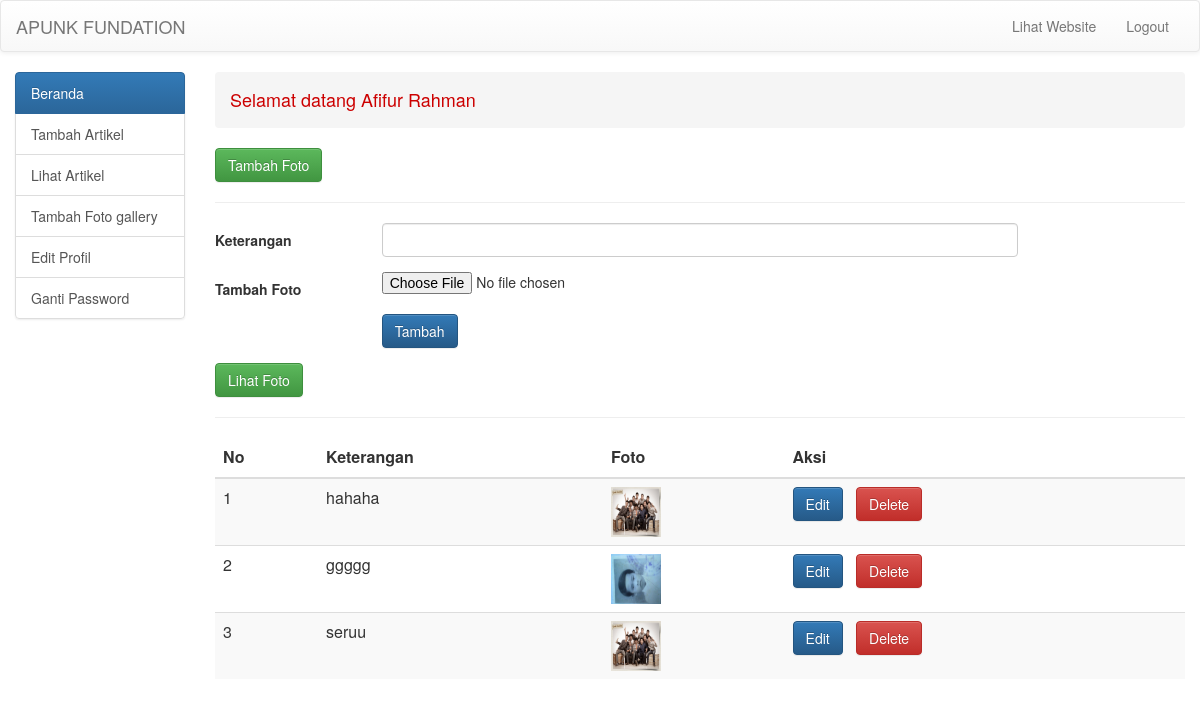
The page /user/?page=tambah_foto (signed in) on the database its author committed.
### tables this page shows
CREATE TABLE IF NOT EXISTS `user` (
  `id_user` varchar(10) NOT NULL,
  `nama_user` varchar(60) NOT NULL,
  `alamat_user` varchar(60) NOT NULL,
  `nomor_hp_user` varchar(15) NOT NULL,
  `tempat_lahir` varchar(30) NOT NULL,
  `tanggal_lahir` varchar(20) NOT NULL,
  `moto_hidup` varchar(100) NOT NULL,
  `jabatan` varchar(20) NOT NULL,
  `foto` varchar(200) NOT NULL,
  `username` varchar(50) NOT NULL,
  `password` varchar(50) NOT NULL,
  PRIMARY KEY (`id_user`)
);

CREATE TABLE IF NOT EXISTS `foto_gallery` (
  `id_foto` int(11) NOT NULL AUTO_INCREMENT,
  `judul_foto` varchar(100) NOT NULL,
  `foto` varchar(200) NOT NULL,
  `id_user` varchar(10) NOT NULL,
  PRIMARY KEY (`id_foto`),
  KEY `fk_id_user1` (`id_user`)
);

### user/tambah_foto.php (the view, shortened to what this page needs)
<html>
	<head>
	</head>
		<body>
			<button class="btn btn-success">Tambah Foto</button> <hr />
			<form class="form-horizontal" method="POST" action="controls/proses_tambah_foto.php" enctype="multipart/form-data">
				<div class="form-group">
				    <label for="input" class="col-xs-2 control-label" style="text-align:justify;">Keterangan</label>
				    <div class="col-xs-8">
				    	<input required type="text" class="form-control" name="keterangan" id="ket"  />
				    </div>
				 </div>
				 <div class="form-group">
				    <label for="input" class="col-xs-2 control-label" style="text-align:justify;">Tambah Foto</label>
				    <div class="col-xs-8">
				    	<input required type="file" name="foto_gallery" />
				    </div>
				 </div>
				 <div class="form-group">
				    <label for="input" class="col-xs-2 control-label" style="text-align:justify;">&nbsp;</label>
				    <div class="col-xs-8">
				    	<input type="submit" class="btn btn-primary" value="Tambah" name="go_tambah" />
				    </div>
				 </div>
			</form>
			<button class="btn btn-success">Lihat Foto</button> <hr />
			<table class="table table-striped table-hover">
				<thead>
					<tr>
						<th>No</th>
						<th>Keterangan</th>
						<th>Foto</th>
						<th>Aksi</th>
					</tr>
				</thead>
				<tbody>
					<?php
						$query = mysql_query("SELECT * FROM foto_gallery INNER JOIN user ON foto_gallery.id_user = user.id_user WHERE foto_gallery.id_user = '$_SESSION[username]' ");
						$no = 1;
						while($data_foto = mysql_fetch_row($query)){
					?>
					<tr>
						<td><?php echo $no; ?></td>
						<td><?php echo $data_foto[1]; ?></td>
						<td><a href="" data-toggle="modal" data-id="#detail"><img src="foto_gallery/<?php echo $data_foto[2]; ?>" width="50" height="50" /></a></td>
						<td>
							<a href="?page=edit_foto&id_foto=<?php echo $data_foto[0]; ?>" class="btn btn-primary">Edit</a> &nbsp;
							<a href="controls/hapus_foto.php?id_foto=<?php echo $data_foto[0]; ?>" class="btn btn-danger" onclick="return confirm('Apakah anda ingin menghapus data ini ?')">Delete</a>
						</td>
					</tr>
					<?php
						$no++;
						}
					?>
				</tbody>
			</table>
		</body>
</html>

### user/index.php (shortened to what this page needs)
<?php
	if(isset($_SESSION['username'])){
		$user = mysql_fetch_array(mysql_query("SELECT nama_user FROm user WHERE id_user = '$_SESSION[username]' "));
?>
<html>
	<head>
    	<link rel="stylesheet" href="css/bootstrap.min.css">
    	<link rel="stylesheet" href="css/bootstrap-theme.min.css">
	</head>
		<body>
			<nav class="navbar navbar-default">
			  <div class="container-fluid">
			    <div class="navbar-header">
			      <a class="navbar-brand" href="#">APUNK FUNDATION</a>
			    </div>
			    <div class="collapse navbar-collapse" id="bs-example-navbar-collapse-1">
			      <ul class="nav navbar-nav navbar-right">
			        <li><a href="../" target="_blank">Lihat Website</a></li>
			        <li><a href="logout.php" onclick="return confirm('Apakah anda ingin keluar dari sistem ini ?')">Logout</a></li>
			      </ul>
			    </div>
			  </div>
			</nav>
			<div class="container-fluid">
				<div class="row">
					<div class="col-xs-2">
						<div class="list-group">
							  <a href="?page=beranda" class="list-group-item active">
							    Beranda
							  </a>
							  <a href="?page=tambah_artikel" class="list-group-item">Tambah Artikel</a>
							  <a href="?page=lihat_artikel" class="list-group-item">Lihat Artikel</a>
							  <a href="?page=tambah_foto" class="list-group-item">Tambah Foto gallery</a>
							  <a href="?page=edit_profil" class="list-group-item">Edit Profil</a>
							  <a href="?page=ganti_password" class="list-group-item">Ganti Password</a>
						</div>
					</div>
					<div class="col-xs-10">
						<div class="breadcrumb">
							  <h4 style="color:#CC0000;">Selamat datang <?php echo $user['nama_user']; ?></h4>
						</div>
					</div>
					<div class="col-xs-10">
						<?php
							$page = $_GET['page'];
							if ($page=="") {
								include 'beranda.php';
							}else{
								switch ($page) {
									case 'tambah_foto':
										include 'tambah_foto.php';
										break;
								}
							}
						?>
					</div>
				</div>
			</div>
		</body>
</html>
<?php
	}else{
		header("location:../");
	}
?>

### rows shown on the page
user: nama_user "Afifur Rahman"
foto_gallery: judul_foto "hahaha", foto (picture)
foto_gallery: judul_foto "ggggg", foto (picture)
foto_gallery: judul_foto "seruu", foto (picture)
